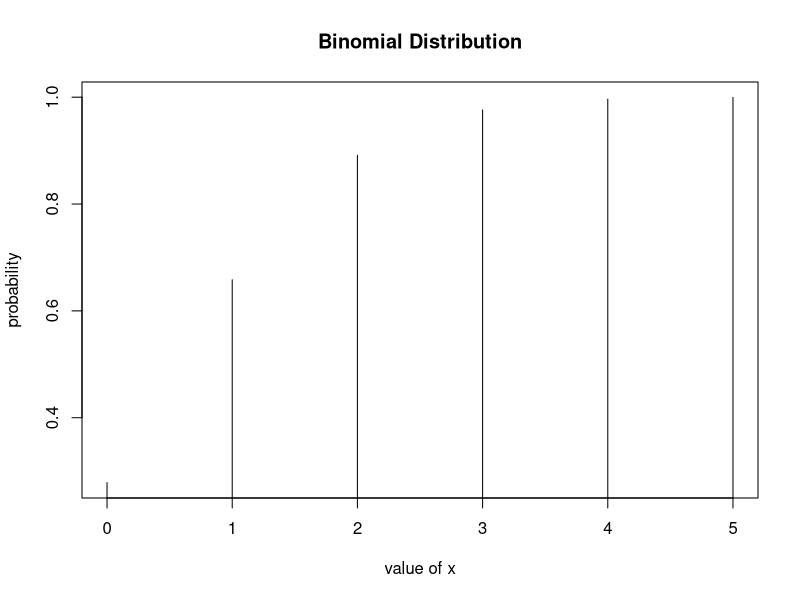
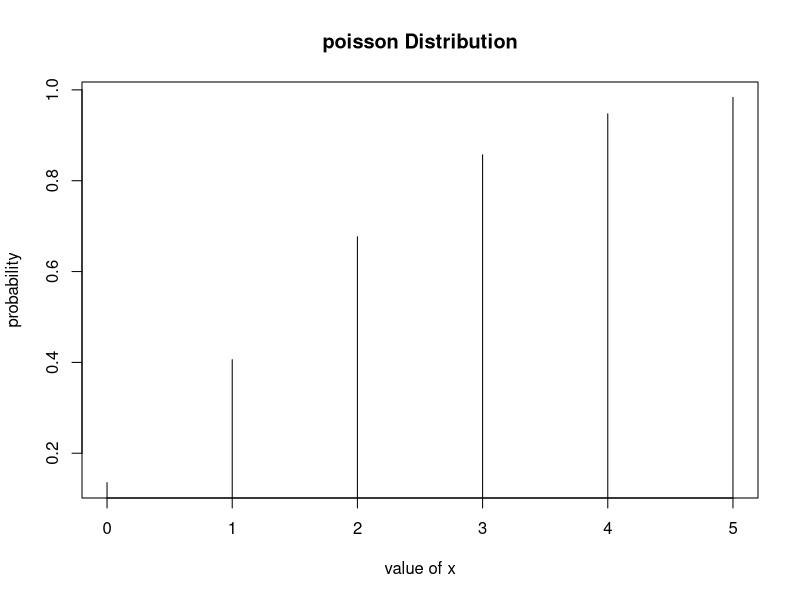
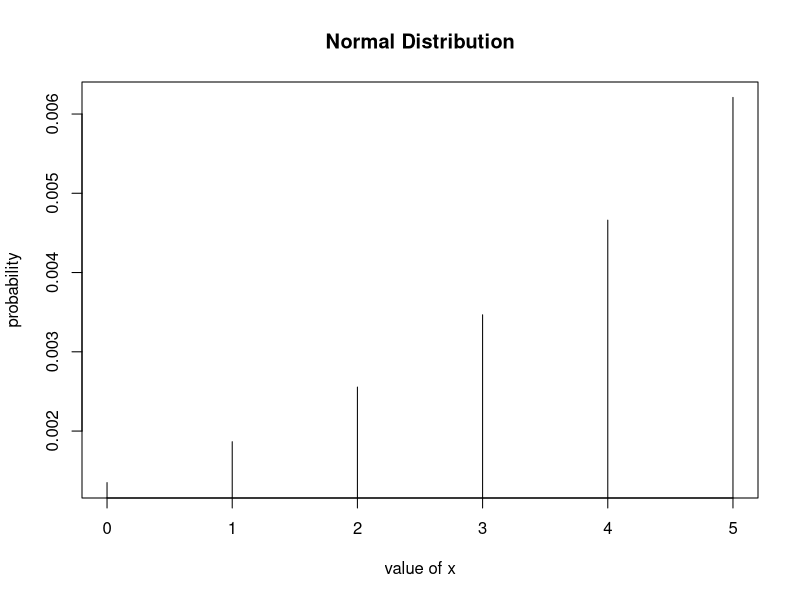

The R source for these figures, in order:
#binomial distribution
dbinom(x = 3, size = 5, prob = 0.25)
pbinom(q = 2, size = 5, prob = 0.12)

x = 0:5
y = pbinom(q = x, size = 10, prob = 0.12)
plot(x, y, main = "Binomial Distribution", xlab = "value of x", ylab = "probability", type = "h")

#poisson distribution
dpois(x = 3, lambda = 2)
ppois(q = 3, lambda = 2)

x = 0:5
y = ppois(q = x, lambda = 2)
plot(x, y, main = "poisson Distribution", xlab = "value of x", ylab = "probability", type = "h")

#normal distribution
dnorm(x = 15, mean = 40, sd = 8)
pnorm(q = 15, mean = 40, sd = 10)
x = 0:5
y = pnorm(q = x, mean = 30, sd = 10)
plot(x, y, main = "Normal Distribution", xlab = "value of x", ylab = "probability", type = "h")

